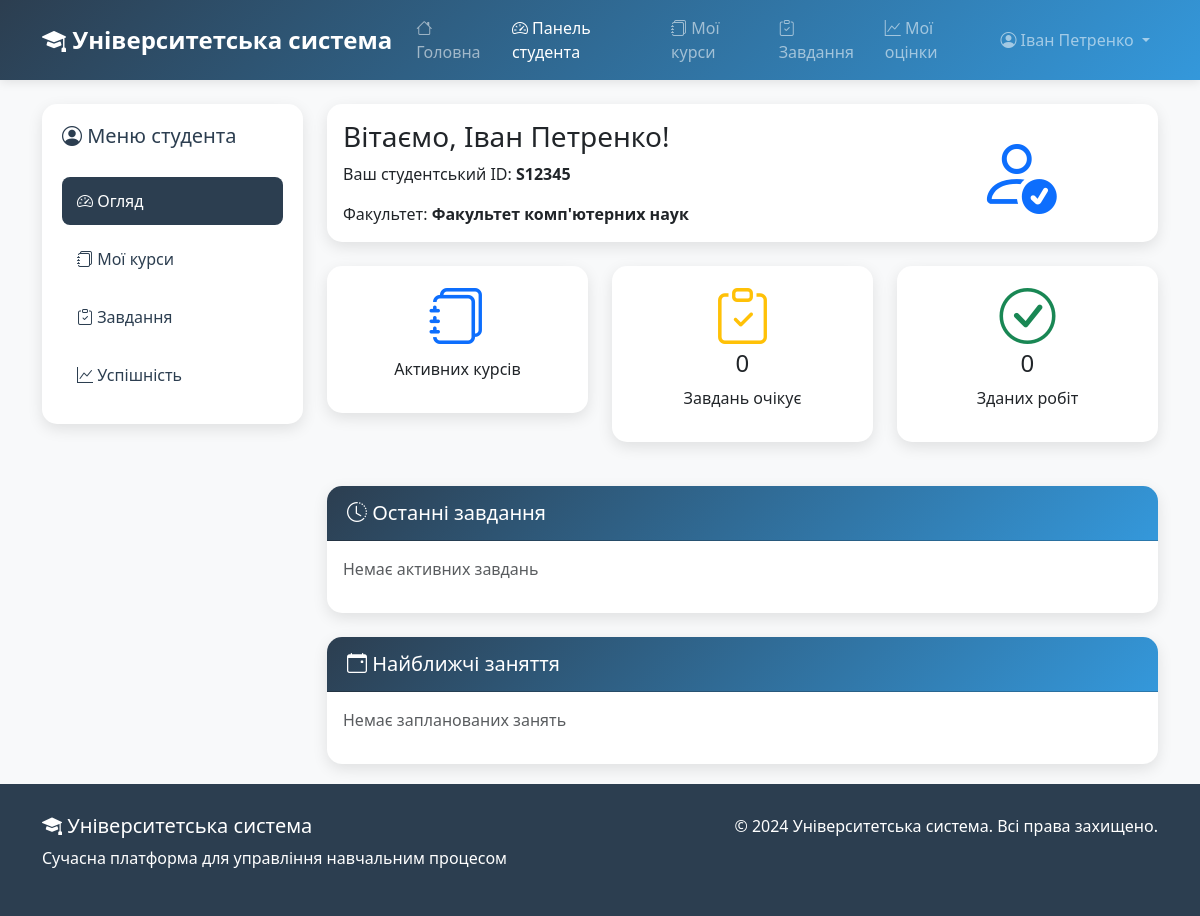
/student/dashboard/ (signed in), run on the app's committed database.
### lms/models.py (models this page shows, shortened)
class Student(models.Model):
    user = models.OneToOneField(User, on_delete=models.CASCADE, verbose_name=_("користувач"))
    student_id = models.CharField(max_length=10, unique=True, verbose_name=_("ID студента"))
    faculty = models.ForeignKey(Faculty, on_delete=models.CASCADE, verbose_name=_("факультет"))
    enrollment_date = models.DateField(verbose_name=_("дата вступу"))
    class Meta:
        verbose_name = _("студент")
        verbose_name_plural = _("студенти")

class Faculty(models.Model):
    name = models.CharField(max_length=100, verbose_name=_("назва"))
    description = models.TextField(blank=True, verbose_name=_("опис"))
    class Meta:
        verbose_name = _("факультет")
        verbose_name_plural = _("факультети")

### lms/views.py (the view)
# urls.py: path('student/dashboard/', views.student_dashboard, name='student_dashboard'),
@login_required
def student_dashboard(request):
    try:
        student = request.user.student
    except Student.DoesNotExist:
        return HttpResponseForbidden("Доступ запрещен")
    enrollments = Enrollment.objects.filter(student=student).select_related('class_enrolled')
    enrolled_classes = [enrollment.class_enrolled for enrollment in enrollments]
    assignments = Assignment.objects.filter(class_obj__in=enrolled_classes)
    submitted_assignments = StudentSubmission.objects.filter(
        student=student,
        assignment__in=assignments
    ).values_list('assignment', flat=True)
    context = {
        'student': student,
        'enrolled_courses': enrolled_classes,
        'recent_assignments': assignments.order_by('-due_date')[:5],
        'submitted_assignments': submitted_assignments,
        'pending_assignments': assignments.exclude(id__in=submitted_assignments),
    }
    return render(request, 'lms/student_dashboard.html', context)

### lms/templates/lms/student_dashboard.html (shortened to what this page needs)
{% extends 'lms/base.html' %}
{% block content %}
<div class="container mt-4">
    <div class="row">
        <div class="col-md-3">
            <div class="sidebar">
                <h5 class="mb-4"><i class="bi bi-person-circle"></i> Меню студента</h5>
                <ul class="nav flex-column">
                    <li class="nav-item">
                        <a class="nav-link active" href="{% url 'student_dashboard' %}">
                            <i class="bi bi-speedometer2"></i> Огляд
                        </a>
                    </li>
                    <li class="nav-item">
                        <a class="nav-link" href="{% url 'student_courses' %}">
                            <i class="bi bi-journals"></i> Мої курси
                        </a>
                    </li>
                    <li class="nav-item">
                        <a class="nav-link" href="{% url 'student_assignments' %}">
                            <i class="bi bi-clipboard-check"></i> Завдання
                        </a>
                    </li>
                    <li class="nav-item">
                        <a class="nav-link" href="{% url 'student_grades' %}">
                            <i class="bi bi-graph-up"></i> Успішність
                        </a>
                    </li>
                </ul>
            </div>
        </div>
        <div class="col-md-9">
            <div class="card mb-4">
                <div class="card-body">
                    <div class="row align-items-center">
                        <div class="col-md-8">
                            <h3 class="card-title">Вітаємо, {{ student.user.get_full_name }}!</h3>
                            <p class="card-text">Ваш студентський ID: <strong>{{ student.student_id }}</strong></p>
                            <p class="card-text">Факультет: <strong>{{ student.faculty.name }}</strong></p>
                        </div>
                        <div class="col-md-4 text-center">
                            <i class="bi bi-person-check display-1 text-primary"></i>
                        </div>
                    </div>
                </div>
            </div>
            <div class="row mb-4">
                <div class="col-md-4">
                    <div class="card text-center">
                        <div class="card-body">
                            <i class="bi bi-journals display-4 text-primary mb-3"></i>
                            <p>Активних курсів</p>
                        </div>
                    </div>
                </div>
                <div class="col-md-4">
                    <div class="card text-center">
                        <div class="card-body">
                            <i class="bi bi-clipboard-check display-4 text-warning mb-3"></i>
                            <h4>{{ pending_assignments|length }}</h4>
                            <p>Завдань очікує</p>
                        </div>
                    </div>
                </div>
                <div class="col-md-4">
                    <div class="card text-center">
                        <div class="card-body">
                            <i class="bi bi-check-circle display-4 text-success mb-3"></i>
                            <h4>{{ submitted_assignments|length }}</h4>
                            <p>Зданих робіт</p>
                        </div>
                    </div>
                </div>
            </div>
            <div class="card">
                <div class="card-header">
                    <h5 class="card-title mb-0"><i class="bi bi-clock-history"></i> Останні завдання</h5>
                </div>
                <div class="card-body">
                    {% if recent_assignments %}
                    <div class="table-responsive">
                        <table class="table table-hover">
                            <thead>
                            <tr>
                                <th>Курс</th>
                                <th>Завдання</th>
                                <th>Термін здачі</th>
                                <th>Статус</th>
                                <th>Дії</th>
                            </tr>
                            </thead>
                            <tbody>
                            {% for assignment in recent_assignments %}
                            <tr>
                                <td>{{ assignment.class_obj.course.name }}</td>
                                <td>{{ assignment.title }}</td>
                                <td>{{ assignment.due_date|date:"d.m.Y H:i" }}</td>
                                <td>
                                    {% if assignment in submitted_assignments %}
                                    <span class="badge bg-success">Здано</span>
                                    {% else %}
                                    <span class="badge bg-warning">Очікує</span>
                                    {% endif %}
                                </td>
                                <td>
                                    <a href="{% url 'submit_assignment' assignment.id %}" class="btn btn-sm btn-primary">
                                        <i class="bi bi-upload"></i> Здати
                                    </a>
                                </td>
                            </tr>
                            {% endfor %}
                            </tbody>
                        </table>
                    </div>
                    {% else %}
                    <p class="text-muted">Немає активних завдань</p>
                    {% endif %}
                </div>
            </div>
            <div class="card mt-4">
                <div class="card-header">
                    <h5 class="card-title mb-0"><i class="bi bi-calendar-event"></i> Найближчі заняття</h5>
                </div>
                <div class="card-body">
                    {% if upcoming_classes %}
                    <div class="list-group">
                        {% for class in upcoming_classes %}
                        <div class="list-group-item">
                            <div class="d-flex w-100 justify-content-between">
                                <h6 class="mb-1">{{ class.course.name }}</h6>
                                <small>{{ class.schedule }}</small>
                            </div>
                            <p class="mb-1">{{ class.classroom }}</p>
                            <small class="text-muted">Викладач: {{ class.professor.user.get_full_name }}</small>
                        </div>
                        {% endfor %}
                    </div>
                    {% else %}
                    <p class="text-muted">Немає запланованих занять</p>
                    {% endif %}
                </div>
            </div>
        </div>
    </div>
</div>
{% endblock %}

### lms/templates/lms/base.html (shortened to what this page needs)
<!DOCTYPE html>
<html lang="uk">
<head>
    <link href="https://cdn.jsdelivr.net/npm/bootstrap@5.3.0/dist/css/bootstrap.min.css" rel="stylesheet">
    <link rel="stylesheet" href="https://cdn.jsdelivr.net/npm/bootstrap-icons@1.10.0/font/bootstrap-icons.css">
</head>
<body>
<nav class="navbar navbar-expand-lg navbar-dark" style="background: linear-gradient(135deg, var(--primary-color), var(--secondary-color));">
    <div class="container">
        <a class="navbar-brand" href="{% url 'home' %}">
            <i class="bi bi-mortarboard-fill"></i> Університетська система
        </a>
        <div class="collapse navbar-collapse" id="navbarNav">
            <ul class="navbar-nav me-auto">
                <li class="nav-item">
                    <a class="nav-link" href="{% url 'home' %}"><i class="bi bi-house"></i> Головна</a>
                </li>
                {% if user.is_authenticated %}
                {% if user.is_staff or user.professor %}
                <li class="nav-item">
                    <a class="nav-link" href="{% url 'professor_dashboard' %}"><i class="bi bi-speedometer2"></i> Панель викладача</a>
                </li>
                <li class="nav-item">
                    <a class="nav-link" href="{% url 'class_list' %}"><i class="bi bi-journals"></i> Мої курси</a>
                </li>
                <li class="nav-item">
                    <a class="nav-link" href="{% url 'professor_grades' %}"><i class="bi bi-clipboard-data"></i> Управління оцінками</a>
                </li>
                {% else %}
                <li class="nav-item">
                    <a class="nav-link" href="{% url 'student_dashboard' %}"><i class="bi bi-speedometer2"></i> Панель студента</a>
                </li>
                <li class="nav-item">
                    <a class="nav-link" href="{% url 'student_courses' %}"><i class="bi bi-journals"></i> Мої курси</a>
                </li>
                <li class="nav-item">
                    <a class="nav-link" href="{% url 'student_assignments' %}"><i class="bi bi-clipboard-check"></i> Завдання</a>
                </li>
                <li class="nav-item">
                    <a class="nav-link" href="{% url 'student_grades' %}"><i class="bi bi-graph-up"></i> Мої оцінки</a>
                </li>
                {% endif %}
                {% endif %}
            </ul>
            <ul class="navbar-nav">
                {% if user.is_authenticated %}
                <li class="nav-item dropdown">
                    <a class="nav-link dropdown-toggle" href="#" id="navbarDropdown" role="button" data-bs-toggle="dropdown">
                        <i class="bi bi-person-circle"></i> {{ user.get_full_name|default:user.username }}
                    </a>
                </li>
                {% else %}
                <li class="nav-item">
                    <a class="nav-link" href="{% url 'login' %}">
                        <i class="bi bi-box-arrow-in-right"></i> Увійти
                    </a>
                </li>
                {% endif %}
            </ul>
        </div>
    </div>
</nav>
<main class="fade-in">
    {% block content %}
    {% endblock %}
</main>
<footer class="footer mt-auto">
    <div class="container">
        <div class="row">
            <div class="col-md-6">
                <h5><i class="bi bi-mortarboard-fill"></i> Університетська система</h5>
                <p>Сучасна платформа для управління навчальним процесом</p>
            </div>
            <div class="col-md-6 text-md-end">
                <p>&copy; 2024 Університетська система. Всі права захищено.</p>
            </div>
        </div>
    </div>
</footer>
</body>
</html>

### lms/templates/lms/base.html (style rules this page uses)
:root { --primary-color: #2c3e50; --secondary-color: #3498db; --accent-color: #e74c3c; --light-bg: #f8f9fa; --dark-text: #2c3e50; --success-color: #27ae60; --warning-color: #f39c12; --info-color: #17a2b8; }
body { background-color: var(--light-bg); font-family: 'Segoe UI', Tahoma, Geneva, Verdana, sans-serif; color: var(--dark-text); min-height: 100vh; display: flex; flex-direction: column; }
main { flex: 1; }
.navbar-brand { font-weight: bold; font-size: 1.5rem; }
.card { border: none; border-radius: 15px; box-shadow: 0 5px 15px rgba(0,0,0,0.1); transition: transform 0.3s ease, box-shadow 0.3s ease; margin-bottom: 20px; }
.card-header { background: linear-gradient(135deg, var(--primary-color), var(--secondary-color)); color: white; border-radius: 15px 15px 0 0 !important; padding: 15px 20px; font-weight: 600; }
.sidebar { background: white; border-radius: 15px; box-shadow: 0 5px 15px rgba(0,0,0,0.1); padding: 20px; position: sticky; top: 20px; }
.sidebar .nav-link { color: var(--dark-text); padding: 12px 15px; margin: 5px 0; border-radius: 8px; transition: all 0.3s ease; font-weight: 500; }
.sidebar .nav-link.active { background-color: var(--primary-color); color: white; }
.footer { background: var(--primary-color); color: white; padding: 30px 0; margin-top: 50px; }
.navbar { box-shadow: 0 2px 10px rgba(0,0,0,0.1); }
.nav-link { font-weight: 500; transition: all 0.3s ease; }
.fade-in { animation: fadeIn 0.5s ease-out; }

### data on the page
Student: user.get_full_name "Іван Петренко", student_id "S12345", faculty.name "Факультет комп'ютерних наук"

### other printed values
{{ user.get_full_name|default:user.username }} "Іван Петренко"
{{ pending_assignments|length }} "0"
{{ submitted_assignments|length }} "0"
